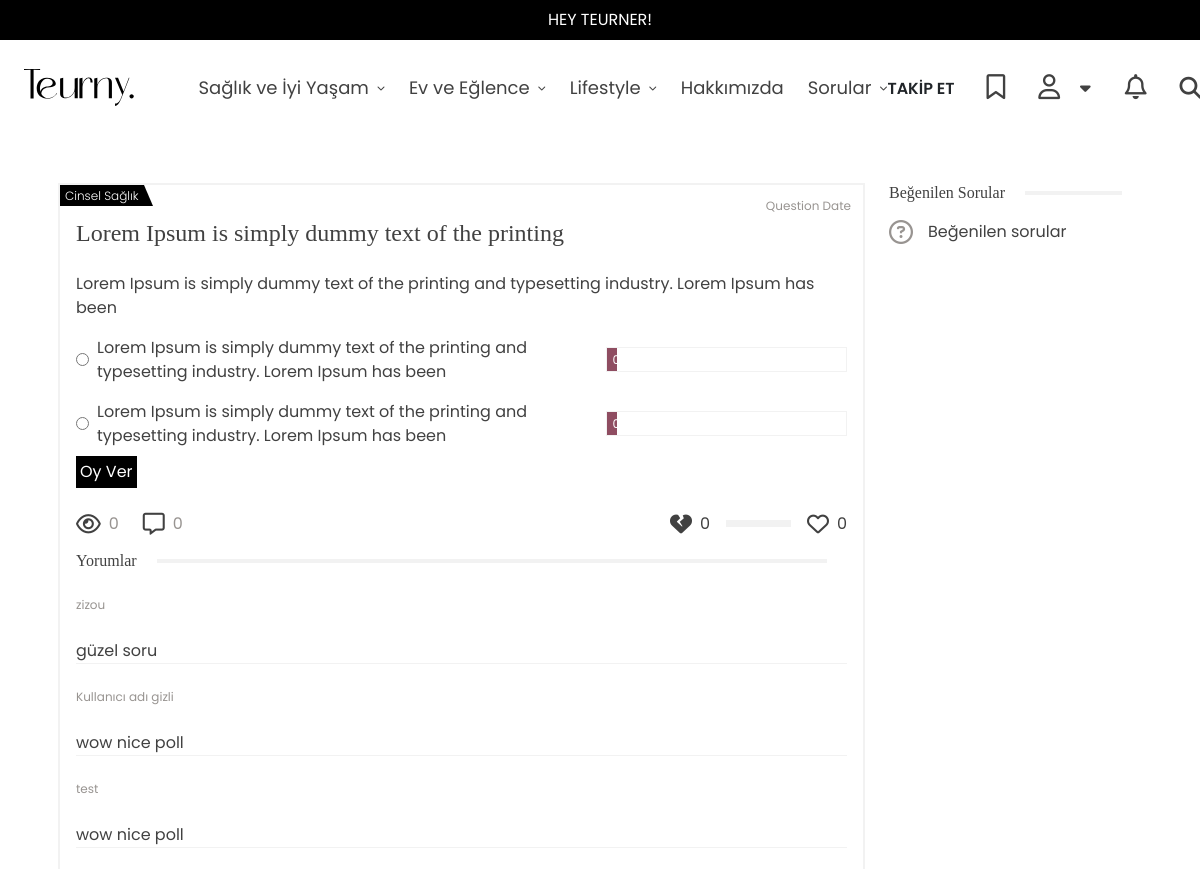
/ask/1 (upper part), run on an earlier commit of the app's database.
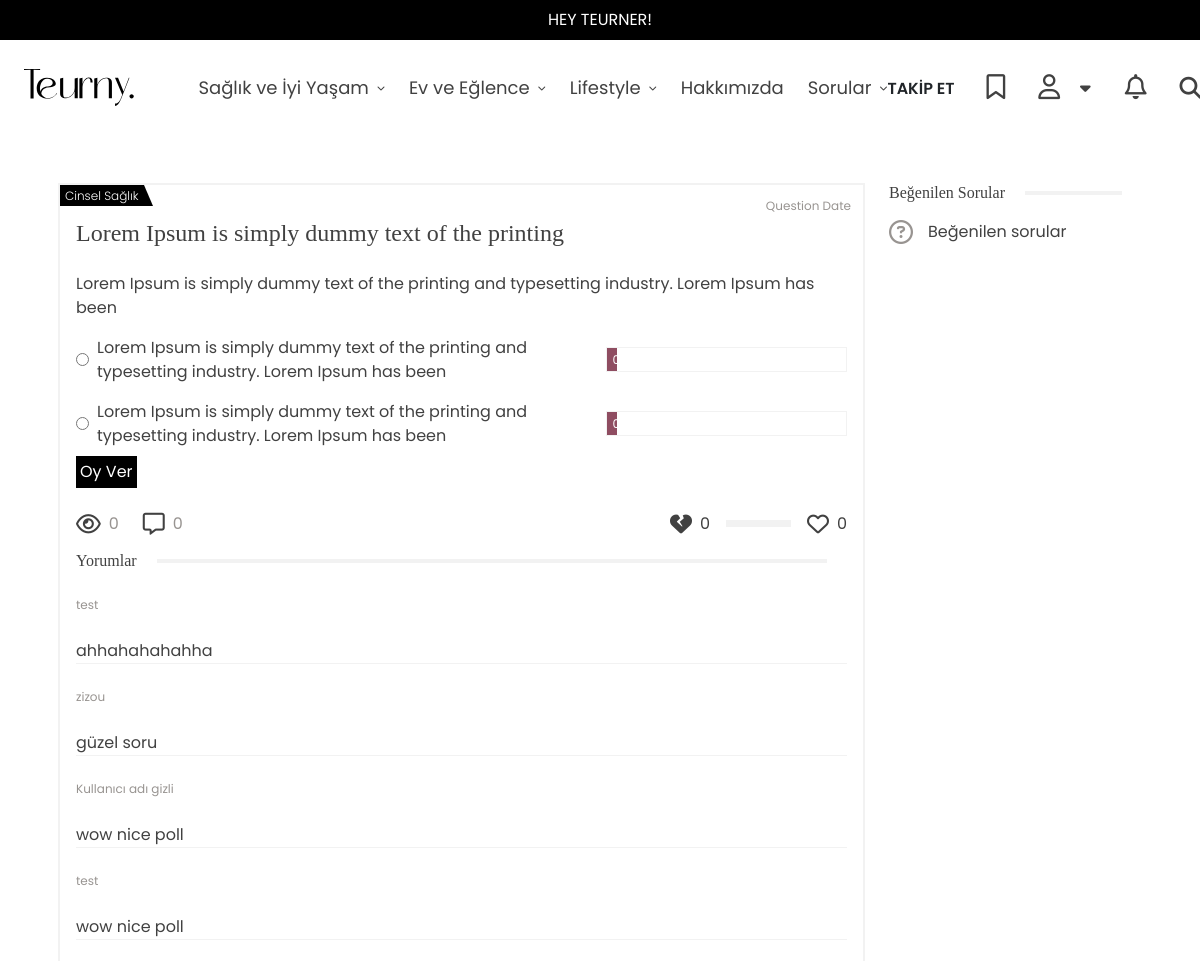
And on a later commit of the database.
### tuerny_app/models.py (models this page shows, shortened)
class MainCategory(models.Model):
    name = models.CharField(max_length=255, unique=True)
    slug = models.SlugField(max_length=255, unique=True, blank=True, null=True)

class PollOption(models.Model):
    poll = models.ForeignKey(Poll, on_delete=models.CASCADE, related_name="options")
    option_text = models.CharField(max_length=255)
    votes = models.PositiveIntegerField(default=0)
    voted_users = models.ManyToManyField(CustomUser, related_name="voted_options", blank=True, null=True)

class Comment(models.Model):
    blog = models.ForeignKey(Blog, on_delete=models.CASCADE, null=True, blank=True, related_name="comments")
    question = models.ForeignKey(Question, on_delete=models.CASCADE, null=True, blank=True, related_name="comments")
    user = models.ForeignKey(CustomUser, on_delete=models.CASCADE, related_name="comments")
    content = models.TextField()
    anonymous = models.BooleanField(default=False, help_text="Eğer seçilirse yorum anonim olarak yapılır.")
    created_at = models.DateTimeField(auto_now_add=True)
    class Meta:
        ordering = ['-created_at']

class CustomUser(AbstractUser):
    email = models.EmailField(unique=True)
    phone = models.CharField(max_length=15, unique=True, null=True, blank=True)
    birth_date = models.DateField(null=True, blank=True)
    gender = models.CharField(
        max_length=10,
        choices=[('Male', 'Erkek'), ('Female', 'Kadın'), ('Other', 'Diğer')],
        null=True,
        blank=True
    )
    REQUIRED_FIELDS = ['email', 'phone', 'birth_date', 'gender']  # Varsayılan alanlara ek olarak zorunlu alanlar
    USERNAME_FIELD = 'username'  # Kullanıcı adı olarak username kullanılacak

### tuerny_app/views.py (the view)
# urls.py: path("ask/<int:pool_id>", views.ask_details, name="ask"),
def ask_details(request, pool_id):
    pool = Poll.objects.get(id=pool_id)
    return render(request, 'tuerny_app/ask-details.html', {"pool": pool})

### tuerny_app/context_processors.py (called while the page is built)
def categories_context(request):
    categories = MainCategory.objects.all()
    subcategories = SubCategory.objects.all()
    blogs = Blog.objects.all()
    return {
        'categories': categories,
        'subcategories': subcategories,
        'blog': blogs
    }

### tuerny_app/templates/tuerny_app/ask-details.html (shortened to what the changed rows need)
{% extends 'base.html' %}
{% load static %}
{% block content %}
<div class="container py-5 ask-detail-container">
    <div class="row ask-detail-row">
      <div class="col-lg-9">
        <div>
          <div class="d-flex flex-column gap-4">
            <div class="question-card">
              <form
                method="post"
                action="/Controller/ajax/ajax.php?process=surveyvote"
                class="ajaxFormTrue"
              >
                {% for answer in pool.options.all %}
                <div class="question-card-survey py-2 vCheckRequired">
                    <div class="question-card-survey-item">
                      <div class="question-card-survey-item-label">
                        <input name="vote" value="0" type="radio" id="r1" />
                        <label for="r1">{{answer.option_text}}</label>
                      </div>
                      <div class="question-card-survey-item-progress">
                        <div
                          class="question-card-survey-item-progress-rate"
                          style="width: 4%"
                        >
                          0
                        </div>
                      </div>
                    </div>
                  </div>
                {% endfor %}
              </form>
              <div class="question-card-comments" style="padding-top: 15px">
                {% for comment in pool.question.comments.all%}
                <div class="d-flex flex-column gap-3 mt-4">
                    <div class="blog-comment-item">
                        {% if comment.anonymous %}
                        <p class="blog-comment-item-author">
                            Kullanıcı adı gizli
                          </p>
                        {% else %}
                      <p class="blog-comment-item-author">{{comment.user.username}}</p>
                        {% endif %}
                    </div>
                    <div class="teurny-divider">{{comment.content}}</div>
                  </div>
                {% endfor %}
              </div>
            </div>
          </div>
        </div>
      </div>
    </div>
  </div>
{% endblock content %}

### templates/base.html (shortened to what the changed rows need)
{% load static %}
<!DOCTYPE html>
<html lang="tr">
  <head>
    <link href="https://cdn.jsdelivr.net/npm/bootstrap@5.3.3/dist/css/bootstrap.min.css" rel="stylesheet">
    <link rel="stylesheet" href="https://cdnjs.cloudflare.com/ajax/libs/bootstrap-datepicker/1.10.0/css/bootstrap-datepicker.min.css" />
    <link rel="stylesheet" href="https://cdnjs.cloudflare.com/ajax/libs/font-awesome/6.7.2/css/all.min.css" />
    <link rel="stylesheet" href="{% static 'tuerny_app/css/slick.css' %}">
    <link rel="stylesheet" href="https://cdnjs.cloudflare.com/ajax/libs/slick-carousel/1.9.0/slick-theme.min.css" />
    <link rel="stylesheet" href="https://cdnjs.cloudflare.com/ajax/libs/animate.css/4.1.1/animate.min.css" />
    <link rel="stylesheet" href="https://cdnjs.cloudflare.com/ajax/libs/magnific-popup.js/1.2.0/magnific-popup.min.css" />
    <link rel="stylesheet" href="{% static 'tuerny_app/css/general.css' %}" />
    <link rel="stylesheet" href="{% static 'tuerny_app/css/components.css' %}" />
    <link rel="stylesheet" href="{% static 'tuerny_app/css/blog.css' %}" />
    <link rel="stylesheet" href="{% static 'tuerny_app/css/blog-detail.css' %}" />
    <link rel="stylesheet" href="{% static 'tuerny_app/css/question.css' %}" />
    <link rel="stylesheet" href="{% static 'tuerny_app/css/profile.css' %}" />
  </head>
  <body>
    <div class="wrapper">
      <nav class="header navbar navbar-expand-lg">
        <div class="container-fluid position-relative d-flex">
            <div
              class="collapse navbar-collapse order-4 order-lg-3"
              id="navbarSupportedContent"
            >
              <div
                class="ps-lg-5 pt-3 pt-lg-0 d-flex flex-column flex-lg-row align-items-start align-items-lg-center gap-4"
              >
              {% for category in categories %}
                <div class="header-link-container w-100 open-header-link">
                  <a
                    href="#"
                    class="header-link d-flex align-items-center gap-2 text-decoration-none"
                  >
                    <span>{{category.name}}</span>
                    <i class="fa-solid fa-chevron-down"></i>
                  </a>
                </div>
                {% endfor %}
              </div>
            </div>
        </div>
      </nav>
{% block content %}
{% endblock content %}
  </div>
</body>
</html>

What changed in the data, as far as the page shows it:
added Comment: user.username "test", content "ahhahahahahha"
